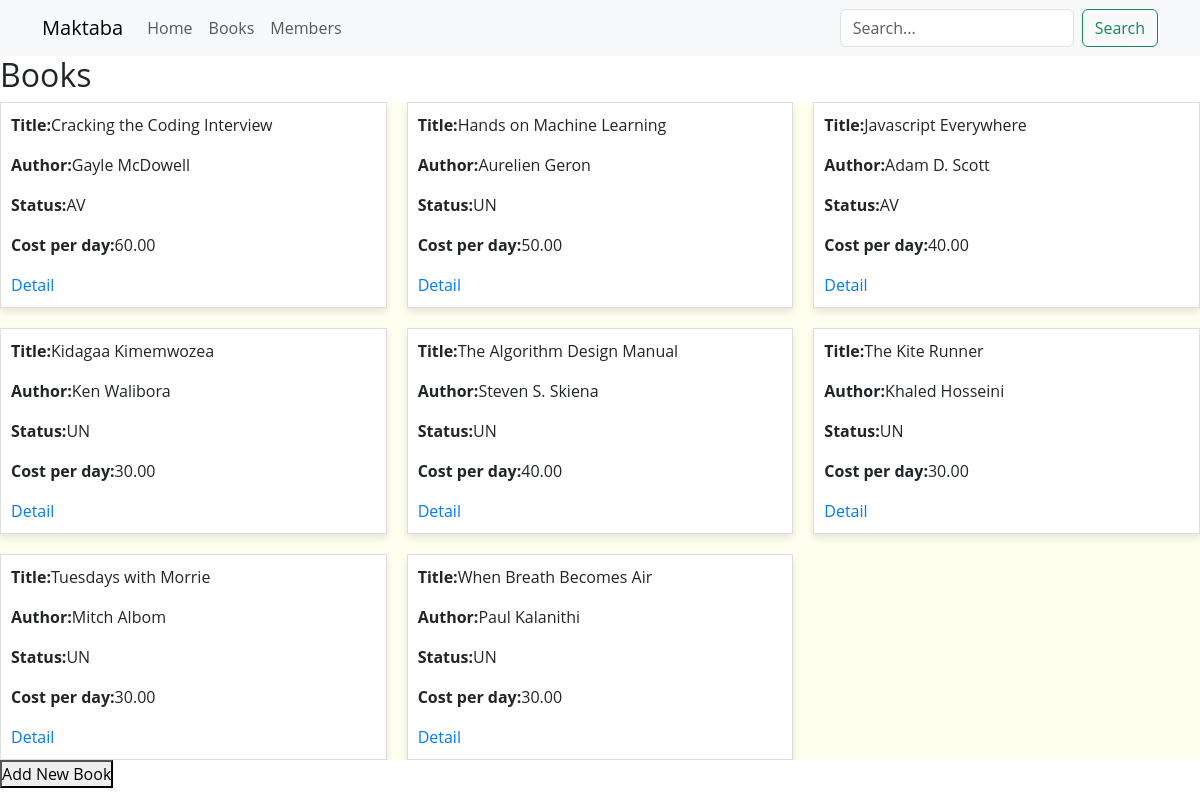
The page /all_books/ on the database as committed earlier.
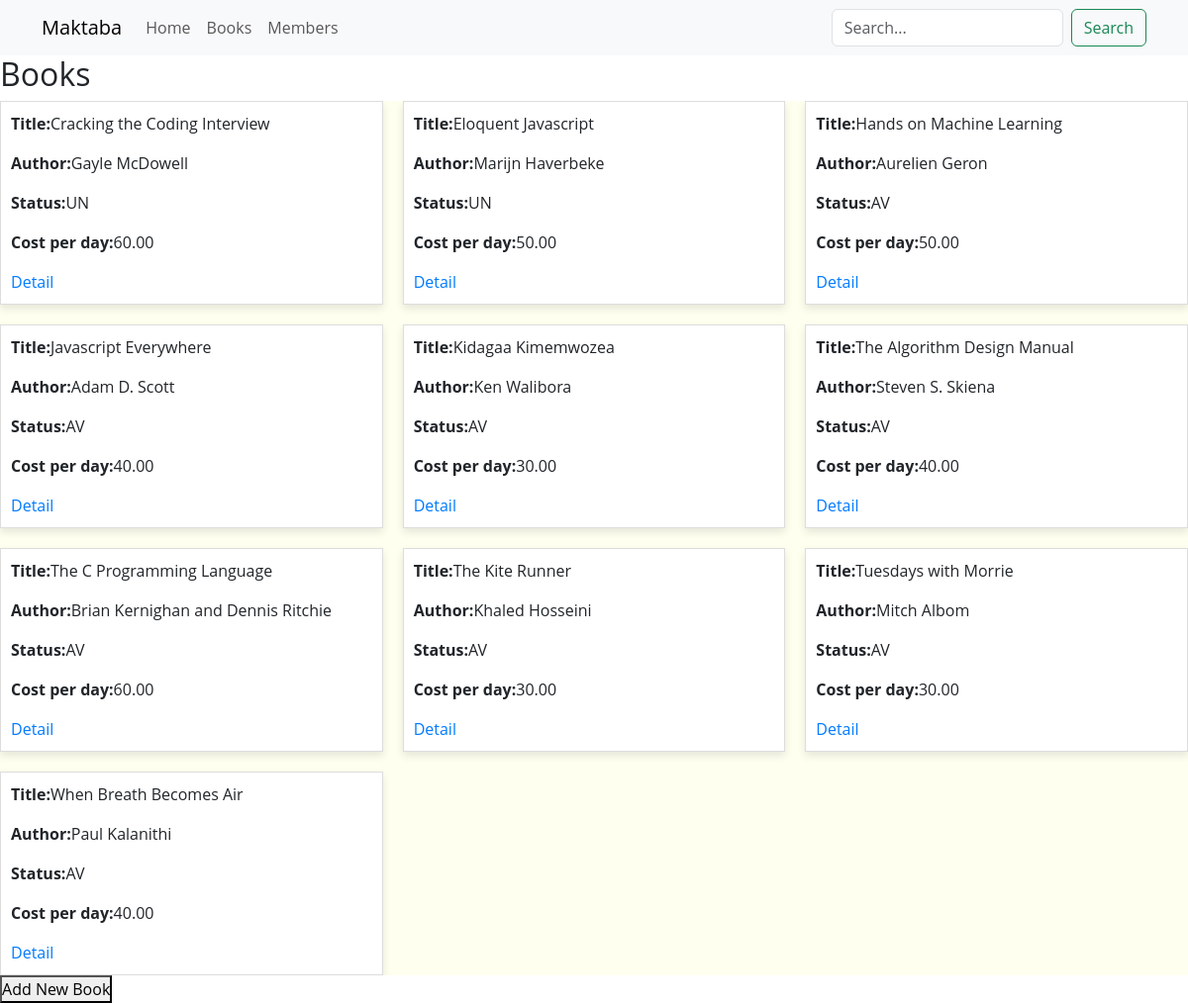
The same page on the database as committed later.
### soma/models.py (models this page shows, shortened)
class Book(models.Model):
    class BookStatus(models.TextChoices):
        AVAILABLE = "AV", _("Available")
        UNAVAILABLE = "UN", _("Unavailable")
    book_id = models.UUIDField(primary_key=True, default=uuid.uuid4)
    title = models.CharField(max_length=200)
    author = models.CharField(max_length=200)
    isbn = models.CharField(max_length=200)
    year = models.IntegerField()
    genre = models.CharField(max_length=80)
    summary = models.TextField()
    date_added = models.DateTimeField(auto_now_add=True)
    date_updated = models.DateTimeField(auto_now=True)
    status = models.CharField(
            max_length=2,
            choices=BookStatus.choices,
            default=BookStatus.AVAILABLE,
            )
    cost = models.DecimalField(max_digits=5, decimal_places=2)
    borrower = models.ForeignKey(
            Member,
            on_delete=models.SET_NULL,
            null=True,
            blank=True
            )
    class Meta:
        ordering = ['title']

### soma/views.py (the view)
class BookListView(ListView):
    model = Book
    template_name = 'soma/book_list.html'

### soma/templates/soma/book_list.html
{% extends 'soma/base.html' %}
{% block content %}
	<h2>Books</h2>
	<div class="book-container">
		{% for book in object_list %}
			<div class="book-card">
				<p><strong>Title:</strong>{{ book.title }}</p>
				<p><strong>Author:</strong>{{ book.author }}</p>
				<p><strong>Status:</strong>{{ book.status }}</p>
				<p><strong>Cost per day:</strong>{{ book.cost }}</p>
				<a href="{% url 'soma:book_detail' book.pk %}">Detail</a>
			</div>
		{% endfor %}
	</div>
	<div>
		<a href="{% url 'soma:book_upload' %}"><button>Add New Book</button></a>
	</div>
{% endblock content %}

Rows that differ between the two databases and show on the page:
changed Book "Cracking the Coding Interview": status "AV" → "UN"
added Book: title "Eloquent Javascript", author "Marijn Haverbeke", status "UN", cost "50.00"
changed Book "Hands on Machine Learning": status "UN" → "AV"
changed Book "Kidagaa Kimemwozea": status "UN" → "AV"
changed Book "The Algorithm Design Manual": status "UN" → "AV"
added Book: title "The C Programming Language", author "Brian Kernighan and Dennis Ritchie", status "AV", cost "60.00"
changed Book "The Kite Runner": status "UN" → "AV"
changed Book "Tuesdays with Morrie": status "UN" → "AV"
changed Book "When Breath Becomes Air": status "UN" → "AV"; cost "30.00" → "40.00"
